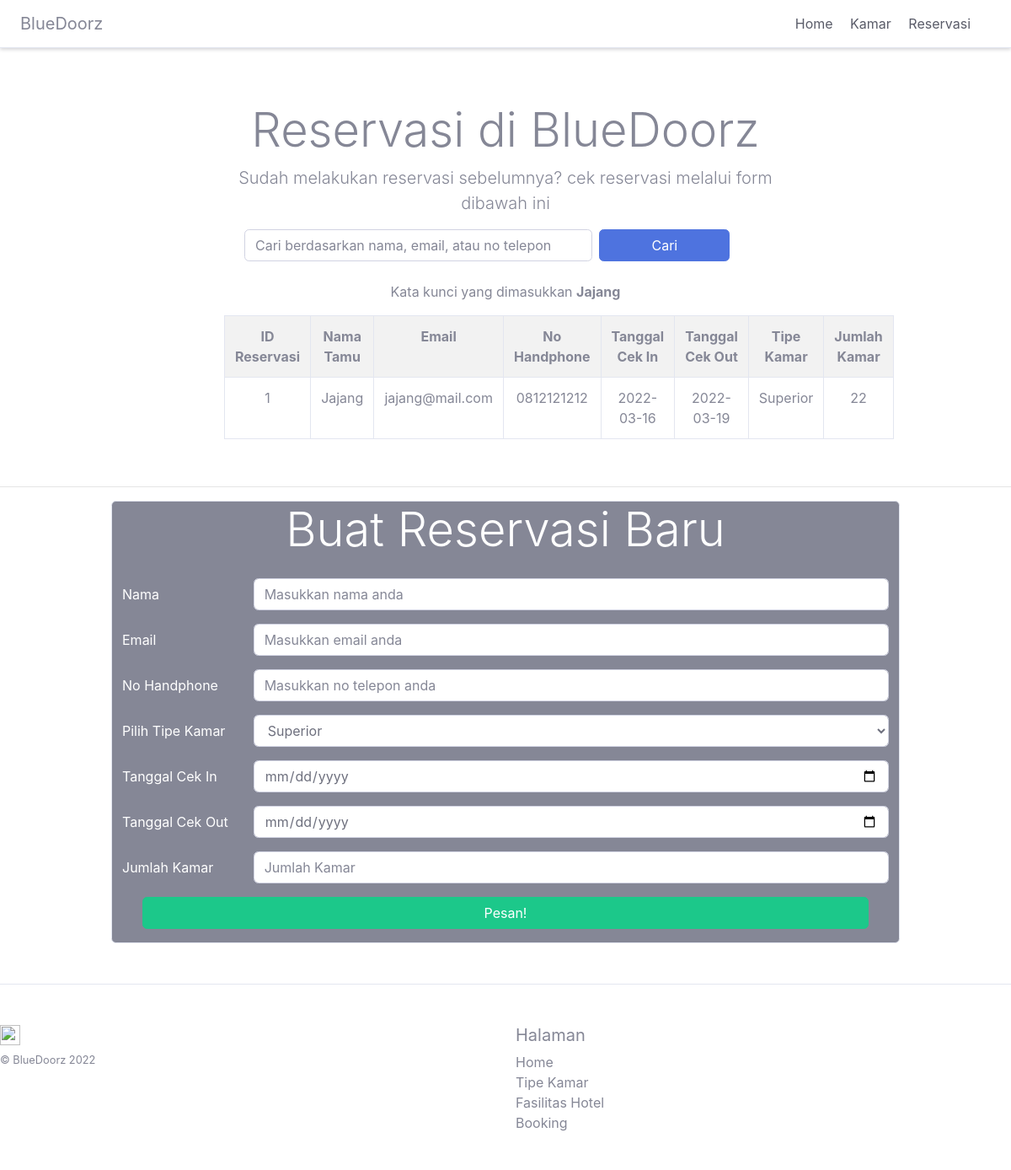
/reservasi.php?keyword=Jajang, run on the app's committed database.
### tables this page shows
CREATE TABLE `reservasi` (
  `id_reservasi` int(11) NOT NULL,
  `id_kamar` int(11) DEFAULT NULL,
  `nama_tamu` varchar(100) DEFAULT NULL,
  `email` varchar(100) DEFAULT NULL,
  `no_handphone` varchar(13) DEFAULT NULL,
  `tanggal_cek_in` date DEFAULT NULL,
  `tanggal_cek_out` date DEFAULT NULL,
  `status` enum('Cek In','Cek Out') DEFAULT NULL,
  `jumlah_kamar` int(11) DEFAULT NULL
);

CREATE TABLE `kamar` (
  `id_kamar` int(11) NOT NULL,
  `tipe_kamar` varchar(100) DEFAULT NULL,
  `fasilitas_kamar` text DEFAULT NULL,
  `jumlah_kamar` int(11) DEFAULT NULL
);

### reservasi.php (the view, shortened to what this page needs)
<!doctype html>
<html lang="en">
  <head>
    <link href="assets/css/bootstrap.min.css" rel="stylesheet">
    <link href="assets/css/index.css" rel="stylesheet">
  </head>
  <body>
    <div class="d-flex flex-column flex-md-row align-items-center p-3 px-md-4 mb-3 bg-white border-bottom shadow-sm">
      <h5 class="my-0 mr-md-auto font-weight-normal">BlueDoorz</h5>
      <nav class="my-2 my-md-0 mr-md-3">
        <a class="p-2 text-dark" href="index.php">Home</a>
        <a class="p-2 text-dark" href="kamar.php">Kamar</a>
        <a class="p-2 text-dark" href="reservasi.php">Reservasi</a>
      </nav>
    </div>
    <div class="pricing-header px-3 py-3 pt-md-5 pb-md-4 mx-auto text-center">
        <h1 class="display-4">Reservasi di BlueDoorz</h1>
        <p class="lead">Sudah melakukan reservasi sebelumnya? cek reservasi melalui form dibawah ini</p>
            <div class="form">
                <form class="form-inline col-md-12" method="GET" action="">
                    <div class="form-group col-md-12">
                        <input type="text" class="form-control col-md-8" name="keyword" placeholder="Cari berdasarkan nama, email, atau no telepon">
                        <button type="submit" class="btn btn-primary ml-2 col-md-3">Cari</button>
                    </div>
                </form>
                <?php
                include "koneksi.php";
                if( isset($_GET['keyword']) && !empty($_GET['keyword']) ):
                    $keyword = $_GET['keyword'];
                    $cari = mysqli_query($koneksi, "SELECT * FROM reservasi INNER JOIN kamar ON reservasi.id_kamar = kamar.id_kamar WHERE nama_tamu = '$keyword' OR email = '$keyword' OR no_handphone = '$keyword'");
                    if ( mysqli_num_rows($cari) !== 0 ):
                ?>
                <div class="mt-4">
                    <p>Kata kunci yang dimasukkan <b><?php echo $keyword; ?></b> </p>
                    <table class="table table-striped table-bordered">
                        <tr>
                            <th>ID Reservasi</th>
                            <th>Nama Tamu</th>
                            <th>Email</th>
                            <th>No Handphone</th>
                            <th>Tanggal Cek In</th>
                            <th>Tanggal Cek Out</th>
                            <th>Tipe Kamar</th>
                            <th>Jumlah Kamar</th>
                        </tr>
                        <?php
                        while($hasil = mysqli_fetch_array($cari, MYSQLI_ASSOC) ):
                        ?>
                            <tr>
                                <td><?php echo $hasil['id_reservasi']; ?></td>
                                <td><?php echo $hasil['nama_tamu']; ?></td>
                                <td><?php echo $hasil['email']; ?></td>
                                <td><?php echo $hasil['no_handphone']; ?></td>
                                <td><?php echo $hasil['tanggal_cek_in']; ?></td>
                                <td><?php echo $hasil['tanggal_cek_out']; ?></td>
                                <td><?php echo $hasil['tipe_kamar']; ?></td>
                                <td><?php echo $hasil['jumlah_kamar']; ?></td>
                            </tr>
                        <?php endwhile; ?>
                    </table>
                </div>
                <?php endif; ?>
                <?php endif; ?>
            </div>
    </div>
    <hr>
    <div class="container">
        <div class="row">
            <div class="card bg-secondary text-white col-md-12">
                <h3 class="display-4 text-center mb-4">Buat Reservasi Baru</h3>
                <form action="proses_reservasi.php" method="POST">
                <div class="form-group row">
                    <label class="col-sm-2 col-form-label">Nama</label>
                    <div class="col-sm-10">
                    <input type="text" name="nama_tamu" class="form-control" placeholder="Masukkan nama anda">
                    </div>
                </div>
                <div class="form-group row">
                    <label class="col-sm-2 col-form-label">Email</label>
                    <div class="col-sm-10">
                    <input type="email" name="email" class="form-control" placeholder="Masukkan email anda">
                    </div>
                </div>
                <div class="form-group row">
                    <label class="col-sm-2 col-form-label">No Handphone</label>
                    <div class="col-sm-10">
                    <input type="text" name="no_handphone" class="form-control" placeholder="Masukkan no telepon anda">
                    </div>
                </div>
                <div class="form-group row">
                    <label class="col-sm-2 col-form-label">Pilih Tipe Kamar</label>
                    <div class="col-sm-10">
                        <select name="id_kamar" class="form-control">
                            <?php
                            include 'koneksi.php';
                            $query = mysqli_query($koneksi, "SELECT * FROM kamar");
                            while($kamar = mysqli_fetch_array($query, MYSQLI_ASSOC) ):
                            ?>
                                <option value="<?php echo $kamar['id_kamar']; ?>">
                                    <?php echo $kamar['tipe_kamar']; ?>
                                </option>
                            <?php endwhile; ?>
                        </select>
                    </div>
                </div>
                <div class="form-group row">
                    <label class="col-sm-2 col-form-label">Tanggal Cek In</label>
                    <div class="col-sm-10">
                    <input type="date" name="tanggal_cek_in" class="form-control">
                    </div>
                </div>
                <div class="form-group row">
                    <label class="col-sm-2 col-form-label">Tanggal Cek Out</label>
                    <div class="col-sm-10">
                    <input type="date" name="tanggal_cek_out" class="form-control">
                    </div>
                </div>
                <div class="form-group row">
                    <label class="col-sm-2 col-form-label">Jumlah Kamar</label>
                    <div class="col-sm-10">
                    <input type="number" name="jumlah_kamar" class="form-control" placeholder="Jumlah Kamar">
                    </div>
                </div>
                <div class="form-group row mx-4">
                    <button class="btn btn-success btn-block">Pesan!</button>
                </div>
                </form>
            </div>
        </div>
    </div>
      <footer class="pt-4 my-md-5 pt-md-5 border-top">
        <div class="row">
          <div class="col-12 col-md">
            <img class="mb-2" src="../../assets/brand/bootstrap-solid.svg" alt="" width="24" height="24">
            <small class="d-block mb-3 text-muted">&copy; BlueDoorz 2022</small>
          </div>
          <div class="col-6 col-md">
            <h5>Halaman</h5>
            <ul class="list-unstyled text-small">
              <li><a class="text-muted" href="#">Home</a></li>
              <li><a class="text-muted" href="#">Tipe Kamar</a></li>
              <li><a class="text-muted" href="#">Fasilitas Hotel</a></li>
              <li><a class="text-muted" href="#">Booking</a></li>
            </ul>
          </div>
        </div>
      </footer>
  </body>
</html>

### assets/css/index.css (style rules this page uses)
html { font-size: 14px; }
@media (min-width: 768px) { html { font-size: 16px; } }
.container { max-width: 960px; }
.pricing-header { max-width: 700px; }

### data on the page
reservasi: id_reservasi "1", nama_tamu "Jajang", email "jajang@mail.com", no_handphone "0812121212", tanggal_cek_in "2022-03-16", tanggal_cek_out "2022-03-19", id_kamar.tipe_kamar "Superior", id_kamar.jumlah_kamar "22"

### other printed values
$keyword "Jajang"
form field id_kamar "Superior"
